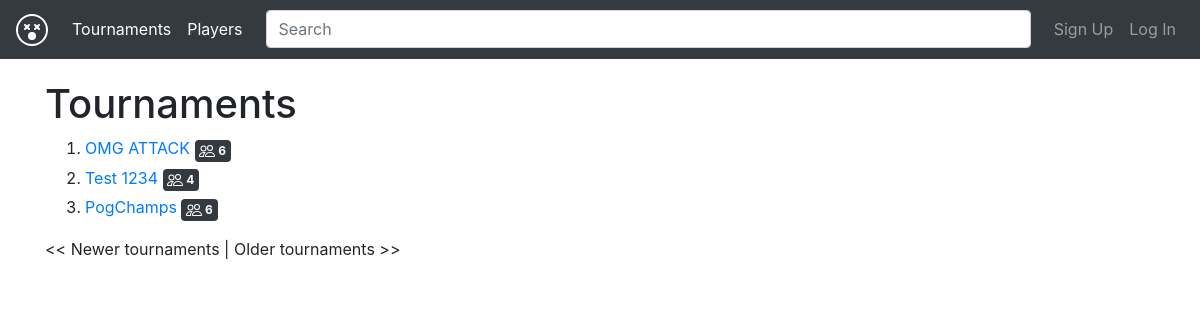
The page /index on the database as committed earlier.
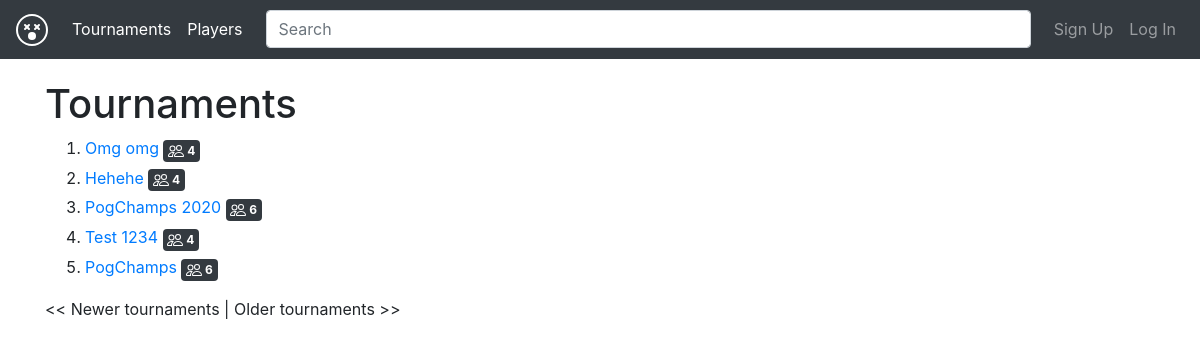
The same page on the database as committed later.
### app/models.py (models this page shows, shortened)
class Tournament(db.Model):
    __tablename__ = "tournament"
    id = db.Column(db.Integer, primary_key=True)
    owner_id = db.Column(db.Integer, db.ForeignKey('user.id'))
    title = db.Column(db.String(120), unique=True, nullable=False)
    date_start = db.Column(db.DateTime, nullable=False)
    date_deadline = db.Column(db.DateTime, nullable=False)
    date_created = db.Column(db.DateTime, default=datetime.datetime.utcnow)
    location = db.Column(db.String(120))
    max_users = db.Column(db.Integer, nullable=False)
    readme = db.Column(db.Text)
    ladder = db.Column(db.Text)  # ID match-y jako drzewo [0 [1]]
    tiers = db.relationship('Tier',
                            backref=db.backref('tournament', lazy=True),
                            order_by='Tier.date_created', lazy='dynamic')
    matches = db.relationship('Match',
                              backref=db.backref('tournament', lazy=True))

### app/routes_tournament.py (the view)
@bp.route('/')
@bp.route('/index')
@bp.route('/tournament/<int:page>', methods=['GET'])
def tournament_page(page=1):
    per_page = 10
    from app.models import Tournament
    tournaments = Tournament.query.order_by(
        Tournament.date_created.desc()).paginate(page,
                                                 per_page,
                                                 error_out=False)
    return render_template('tournament_page.html', tournaments=tournaments)

### app/action/user.py (called while the page is built)
def user_instance_from_token(s, auth_token):
    user = User.verify_auth_token(auth_token)
    if user is None:
        raise ErrAuthNotExists()
    if user.verified is False:
        raise ErrNotVerified()
    return user

### app/log.py (called while the page is built)
def xprint(*args, **kwargs):
    _print("\033[94m" + " ".join(map(str, args)) + "\033[0m", **kwargs)

### app/models.py (called while the page is built)
    @staticmethod
    def verify_auth_token(token):
        s = Serializer(SECRET_KEY)
        try:
            data = s.loads(token)
        except SignatureExpired:
            return None  # valid token, but expired
        except BadSignature:
            return None  # invalid token
        user = (User.query.filter(User.id == data["user_id"]).first())
        return user

### app/routes_tournament.py (called while the page is built)
@bp.context_processor
def utility_processor():
    def current_user():
        try:
            print("[AUTH]")
            auth_token = request.cookies.get('auth_token')
            return app.action.user.user_instance_from_token(
                app_cls, auth_token)
        except:
            return None
    return dict(current_user=current_user)

### app/templates/tournament_page.html
{% extends "layout.html" %}
{% block content %}
<h1>Tournaments</h1>
<ol>
{% for tournament in tournaments.items %}
<li>
    <div class="mb-1">
        <a href="/tournament_display/{{ tournament.id }}">{{ tournament.title }}</a>
        <span class="badge badge-dark badge-secondary">
            <img class="bi glyphicon" src="/assets/people.svg">
            <span class="bi-inline">{{ tournament.max_users }}</span>
        </span>
    </div>
</li>
{% else %}
<div class="text-center">
    <img src="/pics/undraw_empty_xct9.svg" width="40%" />
    <h2>...empty!</h2>
</div>
{% endfor %}
</ol>
{% if tournaments.items|length > 0 %}
{% if tournaments.has_prev %}
    <a href="{{ url_for('tournament.tournament_page', page=tournaments.prev_num) }}">&lt;&lt; Newer tournaments</a>
{% else %}
    &lt;&lt; Newer tournaments
{% endif %} |
{% if tournaments.has_next %}
    <a href="{{ url_for('tournament.tournament_page', page=tournaments.next_num) }}">Older tournaments &gt;&gt;</a>
{% else %}
    Older tournaments &gt;&gt;
{% endif %}
{% endif %}
{% endblock %}

Rows that differ between the two databases and show on the page:
added Tournament: title "Omg omg", max_users "4"
added Tournament: title "Hehehe", max_users "4"
changed Tournament: title "OMG ATTACK" → "PogChamps 2020"
